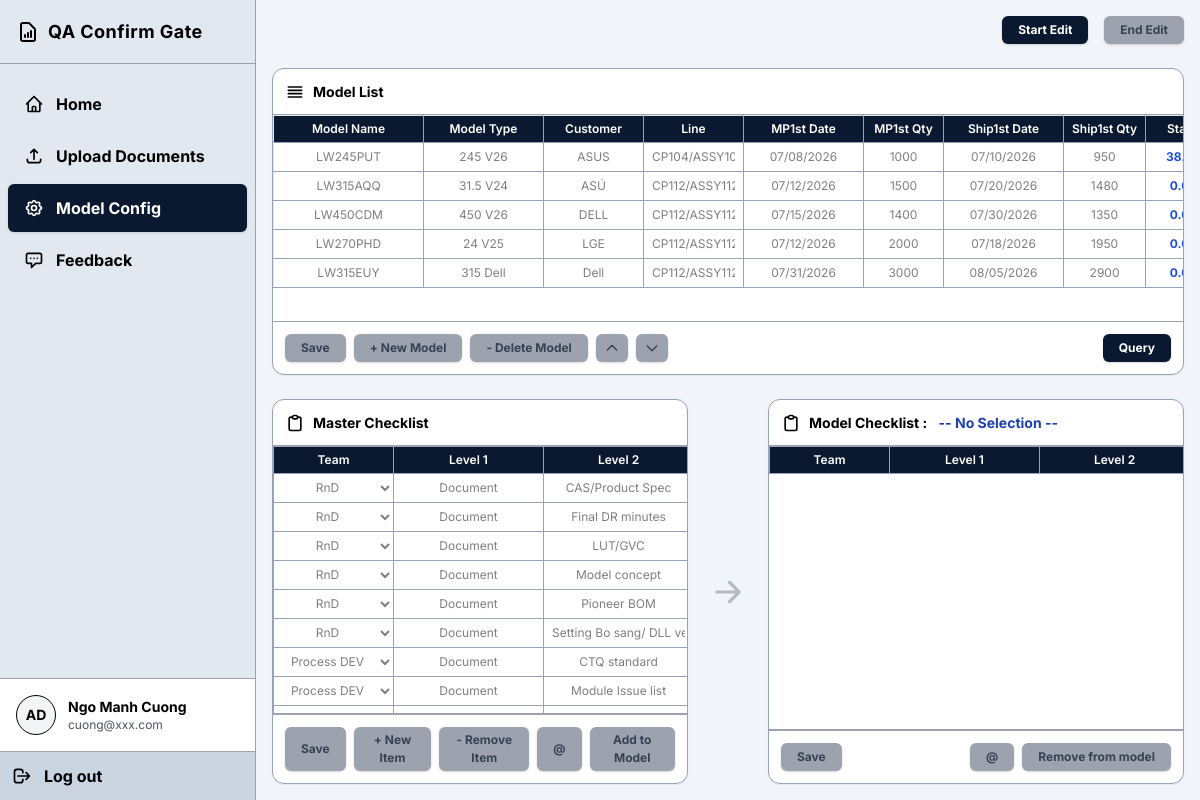
Before: /setting (signed in) with the older database file.
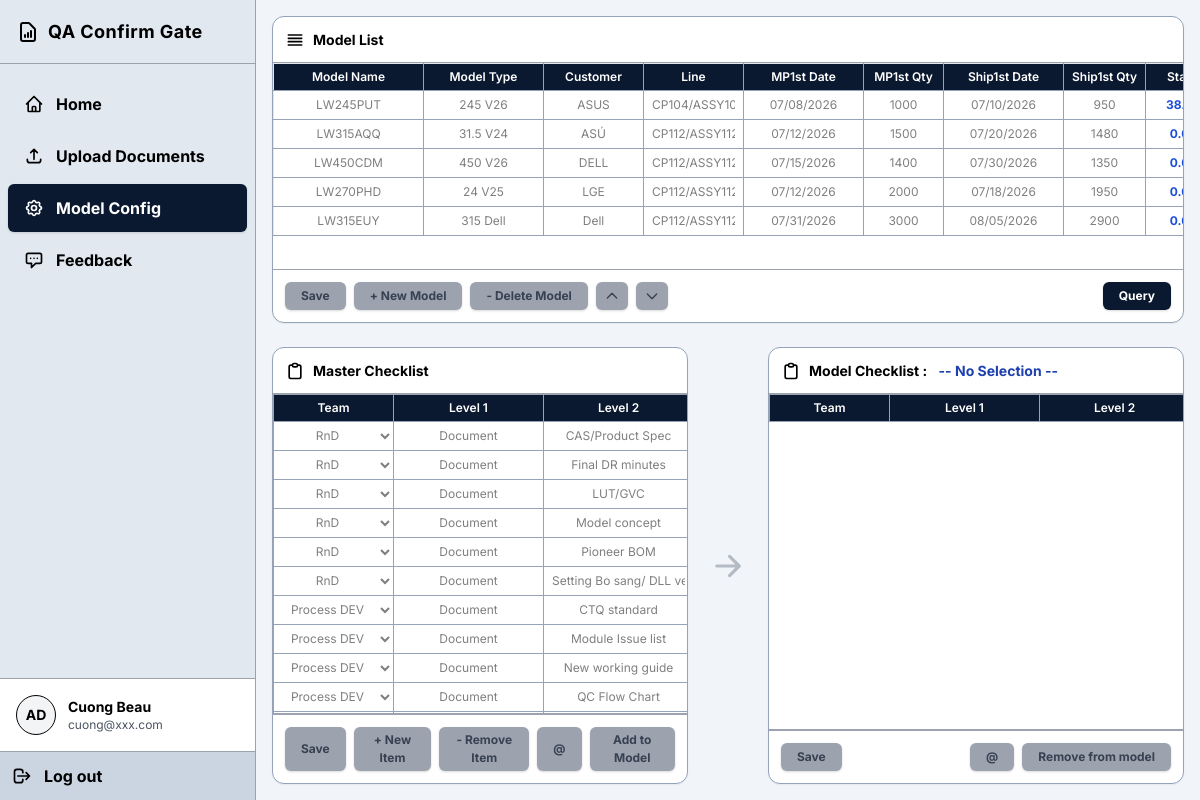
After: the same page with the newer database file.
### tables this page shows
CREATE TABLE "users" (id INTEGER PRIMARY KEY AUTOINCREMENT, fullname TEXT, email TEXT, team TEXT, username TEXT UNIQUE COLLATE NOCASE, password TEXT, access_role TEXT, failed_attempts INTEGER DEFAULT 0);

CREATE TABLE models (
            id INTEGER PRIMARY KEY AUTOINCREMENT,
            name TEXT UNIQUE,
            status TEXT,
            created_at TIMESTAMP DEFAULT CURRENT_TIMESTAMP
        , model_type TEXT, customer TEXT, mp1st_date TEXT, mp1st_qty INTEGER, ship1st_date TEXT, ship1st_qty INTEGER, activate TEXT, sort_order INTEGER DEFAULT 0, line TEXT);

CREATE TABLE master_checklist (
            id INTEGER PRIMARY KEY AUTOINCREMENT,
            team TEXT,
            level_1 TEXT,
            level_2 TEXT
        );

CREATE TABLE teams (
            id INTEGER PRIMARY KEY AUTOINCREMENT,
            name TEXT UNIQUE,
            active TEXT DEFAULT 'Yes'
        );

### backend/routers/model_config.py (the view)
@router.get("/setting")
async def get_setting(request: Request):
    user = get_current_user(request)
    if not user:
        return RedirectResponse(url="/login", status_code=status.HTTP_302_FOUND)
    conn = get_db()
    cursor = conn.cursor()
    can_edit = (user["access_role"] == "Admin" or user["team"] == "Process DEV")
    locked_by = ""
    locked_at = 0
    if can_edit:
        cursor.execute("SELECT config_updated_at, last_updated_by FROM app_config WHERE id = 1")
        row = cursor.fetchone()
        current_time = int(time.time())
        if row and row['last_updated_by'] and current_time - (row['config_updated_at'] or 0) < 600:
            locked_by = row['last_updated_by']
            locked_at = row['config_updated_at']
    cursor.execute("SELECT * FROM models ORDER BY sort_order ASC, id ASC")
    models = [dict(m) for m in cursor.fetchall()]
    stats = get_model_statuses(cursor)
    for m in models:
        m['status_percent'] = stats.get(m['id'], "0.0%")
    cursor.execute("""
        SELECT m.*
        FROM master_checklist m
        LEFT JOIN teams t ON m.team = t.name
        ORDER BY t.id ASC, m.level_1 ASC, m.level_2 ASC, m.id ASC
    """)
    master_checklist = [dict(m) for m in cursor.fetchall()]
    cursor.execute("SELECT * FROM teams")
    teams = [dict(t) for t in cursor.fetchall()]
    conn.close()
    return templates.TemplateResponse(request=request, name="model_config.html", context={
        "current_user": dict(user),
        "models": models,
        "master_checklist": master_checklist,
        "teams": teams,
        "locked_by": locked_by,
        "locked_at": locked_at,
        "server_time": int(time.time()),
        "can_edit_backend": can_edit
    })

### frontend/templates/model_config.html (shortened to what the changed rows need)
<!DOCTYPE html>
<html lang="en">
<head>
    <script src="https://cdn.tailwindcss.com"></script>
    <link rel="stylesheet" href="/static/style.css">
</head>
<body class="h-screen overflow-hidden flex flex-col">
    <div class="flex flex-1 overflow-hidden relative">
        <aside id="main-sidebar" class="fixed inset-y-0 left-0 z-50 w-64 border-r border-gray-400 flex flex-col shrink-0 sidebar -translate-x-full transition-transform duration-300 md:relative md:translate-x-0">
            <div class="mt-auto border-t border-gray-400 p-4 flex items-center space-x-3 bg-white">
                <div class="text-sm">
                    <p class="font-bold">{{ current_user.fullname if current_user else 'Guest' }}</p>
                    <p class="text-gray-600 text-xs">{{ current_user.email if current_user else 'guest@domain.com' }}</p>
                </div>
            </div>
        </aside>
        <main class="flex-1 overflow-y-auto p-4 flex flex-col gap-6 scrollbar-custom">
            {% set has_permission = can_edit_backend %}
            {% set is_my_lock = (locked_by == current_user.fullname) %}
            {% set can_edit = is_my_lock %}
            {% if has_permission %}
            <div class="flex items-center justify-end gap-4 shrink-0">
                <button id="btn-start-edit" class="btn-primary {% if is_my_lock %}opacity-50 cursor-not-allowed{% endif %}" {% if is_my_lock %}disabled{% endif %}>Start Edit</button>
                <button id="btn-end-edit" class="btn-primary {% if not is_my_lock %}opacity-50 cursor-not-allowed{% endif %}" {% if not is_my_lock %}disabled{% endif %}>End Edit</button>
            </div>
            {% endif %}
            <div class="border-box h-[40%] relative">
                <div class="overflow-auto flex-1 relative bg-white">
                    <table class="text-center resizable" id="model-table">
                        <thead>
                            <tr>
                                <th class="sticky-header py-1 px-2 min-w-[150px] border-t-0 border-l-0">Model Name</th>
                                <th class="sticky-header py-1 px-2 min-w-[120px] border-t-0">Model Type</th>
                                <th class="sticky-header py-1 px-2 min-w-[100px] border-t-0">Customer</th>
                                <th class="sticky-header py-1 px-2 min-w-[100px] border-t-0">Line</th>
                                <th class="sticky-header py-1 px-2 min-w-[120px] border-t-0">MP1st Date</th>
                                <th class="sticky-header py-1 px-2 min-w-[80px] border-t-0">MP1st Qty</th>
                                <th class="sticky-header py-1 px-2 min-w-[120px] border-t-0">Ship1st Date</th>
                                <th class="sticky-header py-1 px-2 min-w-[80px] border-t-0">Ship1st Qty</th>
                                <th class="sticky-header py-1 px-2 min-w-[80px] border-t-0">Status</th>
                            </tr>
                        </thead>
                        <tbody>
                            {% for model in models %}
                            <tr data-id="{{ model.id }}" class="cursor-pointer hover:bg-gray-100 model-row">
                                <td class="p-0 border-l-0"><input type="text" class="excel-input text-center model-input" data-field="name" value="{{ model.name or '' }}" {% if not can_edit %}readonly{% endif %}></td>
                                <td class="p-0"><input type="text" class="excel-input text-center model-input" data-field="model_type" value="{{ model.model_type or '' }}" {% if not can_edit %}readonly{% endif %}></td>
                                <td class="p-0"><input type="text" class="excel-input text-center model-input" data-field="customer" value="{{ model.customer or '' }}" {% if not can_edit %}readonly{% endif %}></td>
                                <td class="p-0"><input type="text" class="excel-input text-center model-input" data-field="line" value="{{ model.line or '' }}" {% if not can_edit %}readonly{% endif %}></td>
                                <td class="p-0"><input type="text" class="excel-input text-center model-input" data-field="mp1st_date" value="{{ model.mp1st_date or '' }}" {% if not can_edit %}readonly{% endif %}></td>
                                <td class="p-0"><input type="text" class="excel-input text-center model-input" data-field="mp1st_qty" value="{{ model.mp1st_qty or '' }}" {% if not can_edit %}readonly{% endif %}></td>
                                <td class="p-0"><input type="text" class="excel-input text-center model-input" data-field="ship1st_date" value="{{ model.ship1st_date or '' }}" {% if not can_edit %}readonly{% endif %}></td>
                                <td class="p-0"><input type="text" class="excel-input text-center model-input" data-field="ship1st_qty" value="{{ model.ship1st_qty or '' }}" {% if not can_edit %}readonly{% endif %}></td>
                                <td class="p-0"><input type="text" class="excel-input text-center text-blue-700 font-bold" value="{{ model.status_percent }}" readonly></td>
                            </tr>
                            {% endfor %}
                        </tbody>
                    </table>
                </div>
            </div>
            <div class="flex-1 flex gap-6 min-h-0 relative h-[50%]">
                <div class="flex-1 border-box relative">
                    <div class="overflow-auto flex-1 relative bg-white border-b border-gray-400">
                        <table class="text-center resizable" id="master-table">
                            <thead>
                                <tr>
                                    <th class="sticky-header py-1 px-2 min-w-[120px] border-t-0 border-l-0">Team</th>
                                    <th class="sticky-header py-1 px-2 min-w-[150px] border-t-0">Level 1</th>
                                    <th class="sticky-header py-1 px-2 min-w-[150px] border-t-0">Level 2</th>
                                </tr>
                            </thead>
                            <tbody>
                                {% for item in master_checklist %}
                                <tr data-id="{{ item.id }}" class="hover:bg-gray-100 master-row">
                                    <td class="p-0 border-l-0">
                                        <select class="excel-input text-center master-input" data-field="team" {% if not can_edit %}disabled{% endif %}>
                                            {% for t in teams %}
                                            <option value="{{ t.name }}" {% if item.team == t.name %}selected{% endif %}>{{ t.name }}</option>
                                            {% endfor %}
                                        </select>
                                    </td>
                                    <td class="p-0"><input type="text" class="excel-input text-center master-input" data-field="level_1" value="{{ item.level_1 or '' }}" {% if not can_edit %}readonly{% endif %}></td>
                                    <td class="p-0"><input type="text" class="excel-input text-center master-input" data-field="level_2" value="{{ item.level_2 or '' }}" {% if not can_edit %}readonly{% endif %}></td>
                                </tr>
                                {% endfor %}
                            </tbody>
                        </table>
                    </div>
                </div>
                <div class="flex-1 border-box relative">
                    <div class="overflow-auto flex-1 relative bg-white border-b border-gray-400">
                        <table class="text-center resizable" id="model-checklist-table">
                            <thead>
                                <tr>
                                    <th class="sticky-header py-1 px-2 min-w-[120px] border-t-0 border-l-0">Team</th>
                                    <th class="sticky-header py-1 px-2 min-w-[150px] border-t-0">Level 1</th>
                                    <th class="sticky-header py-1 px-2 min-w-[150px] border-t-0">Level 2</th>
                                </tr>
                            </thead>
                        </table>
                    </div>
                </div>
            </div>
        </main>
    </div>
</body>
</html>

Changed rows visible on the page:
changed users "cuong@xxx.com": fullname "Ngo Manh Cuong" → "Cuong Beau"
now on this page (row unchanged): master_checklist: team.name "Process DEV", level_1 "Document", level_2 "QC Flow Chart"
now on this page (row unchanged): master_checklist: team.name "Process DEV", level_1 "PDS", level_2 "Product Approval"
Other visible differences:
text no longer shown: "Start Edit End Edit"
